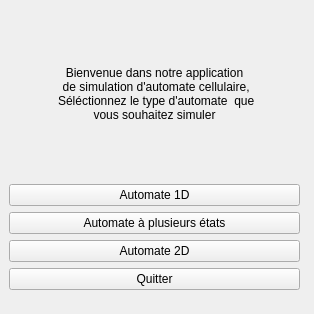
<?xml version="1.0" encoding="UTF-8"?>
<ui version="4.0">
 <class>Welcome</class>
 <widget class="QWidget" name="Welcome">
  <property name="geometry">
   <rect>
    <x>0</x>
    <y>0</y>
    <width>314</width>
    <height>314</height>
   </rect>
  </property>
  <property name="windowTitle">
   <string>Form</string>
  </property>
  <widget class="QWidget" name="verticalLayoutWidget">
   <property name="geometry">
    <rect>
     <x>9</x>
     <y>9</y>
     <width>291</width>
     <height>281</height>
    </rect>
   </property>
   <layout class="QVBoxLayout" name="verticalLayout">
    <item>
     <widget class="QLabel" name="label">
      <property name="enabled">
       <bool>true</bool>
      </property>
      <property name="maximumSize">
       <size>
        <width>736</width>
        <height>16777215</height>
       </size>
      </property>
      <property name="autoFillBackground">
       <bool>false</bool>
      </property>
      <property name="frameShape">
       <enum>QFrame::NoFrame</enum>
      </property>
      <property name="frameShadow">
       <enum>QFrame::Plain</enum>
      </property>
      <property name="text">
       <string>Bienvenue dans notre application
 de simulation d'automate cellulaire,
 Séléctionnez le type d'automate  que 
vous souhaitez simuler</string>
      </property>
      <property name="textFormat">
       <enum>Qt::AutoText</enum>
      </property>
      <property name="scaledContents">
       <bool>false</bool>
      </property>
      <property name="alignment">
       <set>Qt::AlignCenter</set>
      </property>
      <property name="wordWrap">
       <bool>false</bool>
      </property>
      <property name="openExternalLinks">
       <bool>false</bool>
      </property>
     </widget>
    </item>
    <item>
     <widget class="QPushButton" name="Automate_1D">
      <property name="text">
       <string>Automate 1D</string>
      </property>
     </widget>
    </item>
    <item>
     <widget class="QPushButton" name="Automate_Multiple_States">
      <property name="text">
       <string>Automate à plusieurs états</string>
      </property>
     </widget>
    </item>
    <item>
     <widget class="QPushButton" name="Automate_2D">
      <property name="text">
       <string>Automate 2D</string>
      </property>
     </widget>
    </item>
    <item>
     <widget class="QPushButton" name="quit">
      <property name="text">
       <string>Quitter</string>
      </property>
     </widget>
    </item>
   </layout>
  </widget>
 </widget>
 <resources/>
 <connections/>
</ui>
